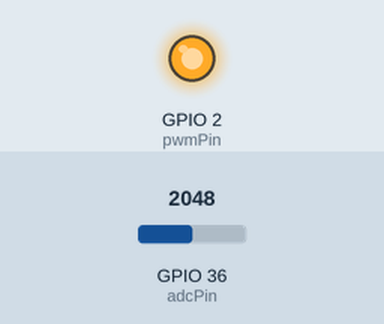
The sketch below on a simulated ESP32. On the bench: output pins drawn as LEDs (lit = HIGH). The inputs (shaded band) are chosen by the test bench; at power-on: GPIO 36 (adcPin) = 2048. What the sketch prints to the serial monitor is not drawn.

Above: at 2.26 s.
At 4.17 s:
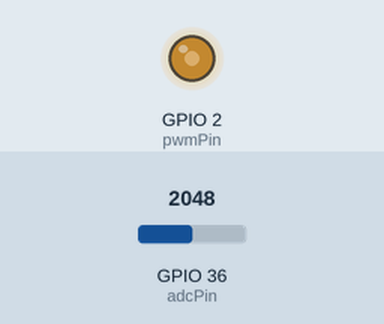
4.3 s: GPIO 36 (adcPin) set to 1228
At 4.9 s:
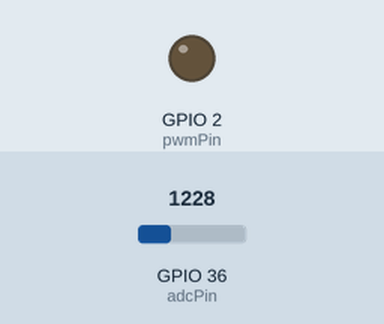
Timing chart, 0 to 13.3 s (numbered marks = the images above; inputs shaded):
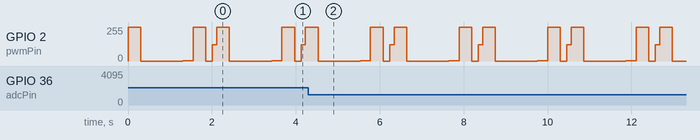

The sketch:

ESP32_scope.ino
```cpp
/*Development Log:
Debugging and testing hardware. The ADC seems to have some issues; I might need a 1uF capacitor to filter out noise.

I tried not using the ESP32's IO to generate test signals directly, but instead used a variable resistor.
The results seem to work normally, but if the ADC pin is left disconnected, it still shows a sine wave.
Suspected it might be a voltage issue.
It seems to be a pin issue. After switching to output through IO2, it worked normally.

Test more waveforms and attempt to remove noise (software), but it seems there is still hardware-induced noise.
It is unclear whether it is generated by the PWM output or by the ADC input.
 */
#include <driver/adc.h>
#include "esp_adc_cal.h"
#include <math.h>

const int pwmPin = 2;
const int adcPin = 36;  // ADC1_CH0
const int pwmFrequency = 10000;
const int pwmResolution = 8;
const int waveformSteps = 200;
const float waveFrequency = 2.0;
const int persample = 5;

esp_adc_cal_characteristics_t adc_chars;

void setup() {
  Serial.begin(115200);
  adc1_config_width(ADC_WIDTH_BIT_12);
  adc1_config_channel_atten(ADC1_CHANNEL_0, ADC_ATTEN_DB_11);
  ledcSetup(0, pwmFrequency, pwmResolution);
  ledcAttachPin(pwmPin, 0);
  esp_adc_cal_characterize(ADC_UNIT_1, ADC_ATTEN_DB_11, ADC_WIDTH_BIT_12, 1100, &adc_chars);
}

int movingAverage(int newValue) {
  static int values[persample];
  static int index = 0;
  static long sum = 0;
  static bool isFull = false;

  sum = sum - values[index] + newValue;
  values[index] = newValue;
  index = (index + 1) % persample;

  if (index == 0) {
    isFull = true;
  }

  int average;
  if (isFull) {
    average = sum / persample;
  } else {
    average = sum / (index + 1);
  }

  return average;
}

void genWave(int waveformType) {
  int stepDelay = 1000000 / (waveFrequency * waveformSteps) - 200;

  for (int i = 0; i < waveformSteps; i++) {
    int pwmValue;
    float phase = (float)i / waveformSteps;

    if (waveformType == 0) {
      if (phase < 0.5) {
        pwmValue = 255;
      } else {
        pwmValue = 0;
      }
    } else if (waveformType == 1) {
      if (phase < 0.5) {
        pwmValue = (int)(phase * 510);
      } else {
        pwmValue = (int)((1 - phase) * 510);
      }
    } else {
      float sineValue = sin(2 * PI * phase);
      pwmValue = (int)((sineValue + 1) * 127.5);
    }

    ledcWrite(0, pwmValue);

    int adcValue = 0;
    for (int j = 0; j < persample; j++) {
      adcValue = movingAverage(adc1_get_raw(ADC1_CHANNEL_0));
      delayMicroseconds(20);
    }

    uint32_t voltage = esp_adc_cal_raw_to_voltage(adcValue, &adc_chars);

    Serial.print(pwmValue);
    Serial.print(",");
    Serial.println(voltage);

    if (stepDelay > 0) {
      delayMicroseconds(stepDelay);
    }
  }
}

void loop() {

  Serial.println("Square Wave");
  genWave(0);
  delay(100);

  Serial.println("Triangle Wave");
  genWave(1);
  delay(100);

  Serial.println("Sine Wave");
  genWave(2);
  delay(100);
}
```

Measured:
- by itself, GPIO 2 (pwmPin): repeats every 2.1 s: 2/255 0.25 s, 253/255 0.30 s, 0/255 0.16 s, 123/255 0.10 s, 255/255 0.30 s, 0/255 1.0 s
